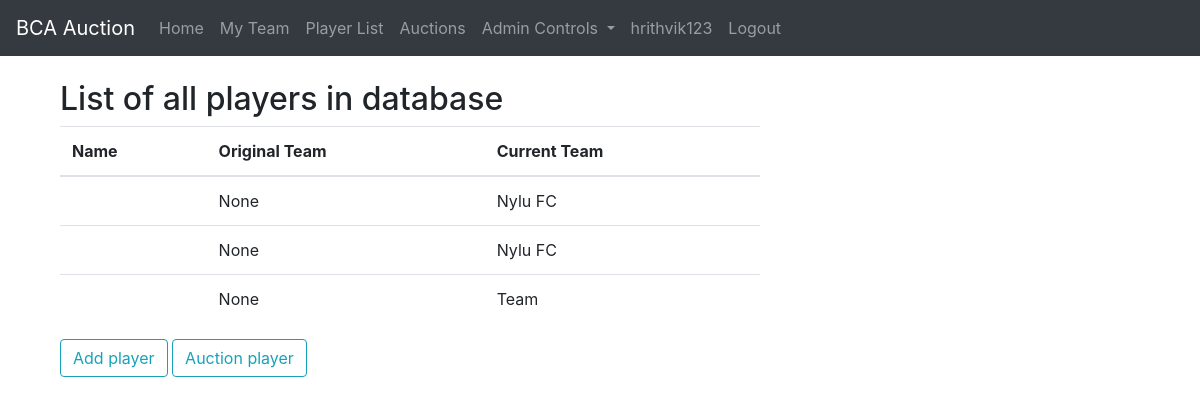
The page /players/list (signed in) on the database as committed earlier.
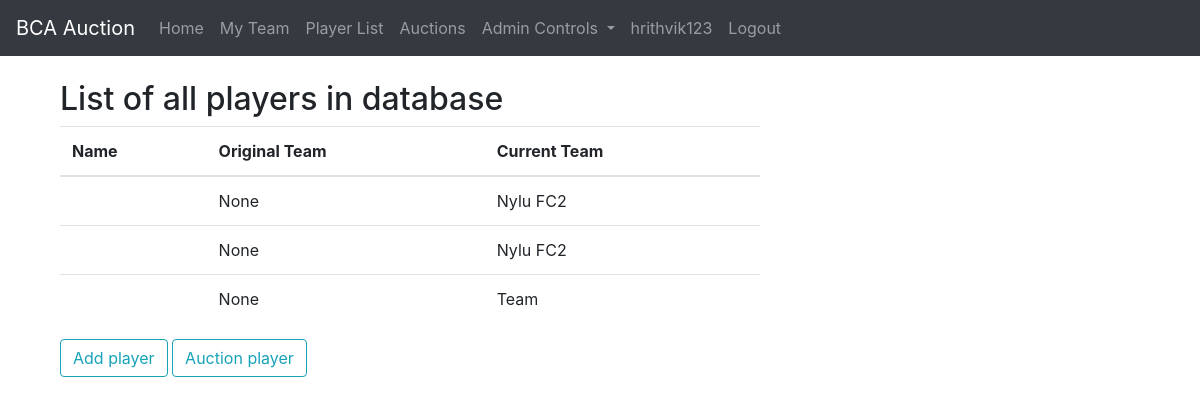
The same page on the database as committed later.
### auction/models.py (models this page shows, shortened)
class Player(models.Model):
    name = models.CharField(max_length=255, blank=False)
    team = models.ForeignKey(
        Team, on_delete=models.SET_NULL, null=True, default=None)
    original_team = models.ForeignKey(
        Original_Team, on_delete=models.CASCADE, null=True, default=None)

class Team(models.Model):
    owner_id = models.OneToOneField(
        User, on_delete=models.CASCADE, unique=True)
    name = models.CharField(
        max_length=255, blank=False, default="Team")
    balance = models.DecimalField(
        max_digits=4, decimal_places=1, default=100.0)
    def __str__(self):
        return self.name

### auction/views.py (the view)
# urls.py: path('players/list', auction_views.PlayerListView.as_view(),
class PlayerListView(LoginRequiredMixin, ListView):
    model = models.Player
    template_name = 'auction/players_all.html'
    context_object_name = 'players'
    def get_queryset(self):
        return models.Player.objects.all()

### auction/templates/auction/players_all.html (shortened to what this page needs)
{% extends 'auction/base.html' %}
{% block content %}
    <div class="container">
        <h2>List of all players in database</h2>
        <table class="table table-hover">
            <thead>
                <tr>
                    <th>Name</th>
                    <th>Original Team</th>
                    <th>Current Team</th>
                </tr>
            </thead>
            <tbody>
    {% for player in players%}
            <tr>
                <td>{{ player.name }}</td>
                <td>{{ player.original_team }}</td>
                <td>{{ player.team }}</td>
            </tr>
    {% endfor %}
            </tbody>
        </table>
        {% if user.is_superuser %}
        <a class="btn btn-outline-info" href="{% url 'player-new' %}">Add player</a>
        <a class="btn btn-outline-info" href="{% url 'auction-new' %}">Auction player</a>
        {% endif %}
    </div>
{% endblock content %}

Rows that differ between the two databases and show on the page:
changed through a linked row, Player (number 1 of 3 on the later page): team "Nylu FC" → "Nylu FC2"
changed through a linked row, Player (number 2 of 3 on the later page): team "Nylu FC" → "Nylu FC2"
